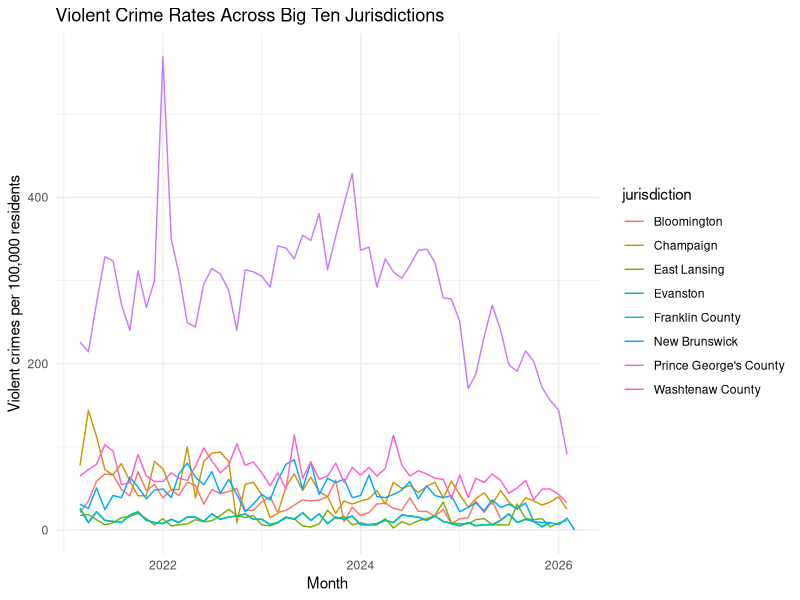

The R source for this figure:
## ---- chunk 1
knitr::opts_chunk$set(echo = TRUE, warning = FALSE, message = FALSE)
## ---- chunk 2
library(tidyverse)
library(lubridate)
library(broom)
library(knitr)
## ---- chunk 3
Bloomington_VC_Data_Sheet1 <- read_csv("Bloomington VC Data - Sheet1.csv", na = c("N/A"))
Champaign_VC_Data1 <- read_csv("Champaign VC Data - Sheet1.csv", na = c("N/A"))
East_Lansing_VC_Data1 <- read_csv("East Lansing VC Data - Sheet1.csv", na = c("N/A"))
Evanston_VC_Data1 <- read_csv("Evanston VC Data - Sheet1.csv", na= c("N/A"))
Franklin_County_VC_Data1 <- read_csv("Evanston VC Data - Sheet1.csv", na = c("N/A"))
New_Brunswick_VC_Data1 <- read_csv("New Brunswick VC Data - Sheet1.csv", na = c("N/A"))
PG_County_VC_Data1 <- read_csv("PG County VC Data - Sheet1.csv", na = c("N/A"))
Washentaw_County_VC_Data1 <- read_csv("Washentaw County VC Data - Sheet1.csv", na = c("N/A"))

## ---- chunk 4
Bloomington <- Bloomington_VC_Data_Sheet1 |>
  rename(
    month = Month,
    aggravated_assault= `Aggravated Assault Offenses`,
    homicide = `Homicide Offenses`,
    rape = `Rape Offenses`,
    robbery = `Robbery Offenses`
  ) |> 
  mutate(
    month = my(month),
    population = 80000,
    total_violent_crime = aggravated_assault + homicide + rape + robbery, rate_per_100k = (total_violent_crime / population) * 100000,
    jurisdiction = "Bloomington"
  )
## ---- chunk 5
Champaign <- Champaign_VC_Data1 |>
  rename(
    month = Month,
    aggravated_assault= `Aggravated Assault Offenses`,
    homicide = `Homicide Offenses`,
    rape = `Rape Offenses`,
    robbery = `Robbery Offenses`
  ) |> 
  mutate(
    month = my(month),
    population = 80000,
    total_violent_crime = aggravated_assault + homicide + rape + robbery, rate_per_100k = (total_violent_crime / population) * 100000,
    jurisdiction = "Champaign"
  )
## ---- chunk 6
East_Lansing <- East_Lansing_VC_Data1 |>
  rename(
    month = Month,
    aggravated_assault= `Aggravated Assault Offenses`,
    homicide = `Homicide Offenses`,
    rape = `Rape Offenses`,
    robbery = `Robbery Offenses`
  ) |> 
  mutate(
    month = my(month),
    population = 80000,
    total_violent_crime = aggravated_assault + homicide + rape + robbery, rate_per_100k = (total_violent_crime / population) * 100000,
    jurisdiction = "East Lansing"
  )
## ---- chunk 7
Evanston <- Evanston_VC_Data1 |>
  rename(
    month = Month,
    aggravated_assault = `Aggravated Assault Offenses`,
    homicide = `Homicide Offenses`,
    rape = `Rape Offenses`,
    robbery = `Robbery Offenses`
  ) |> mutate(
    month = my(month),
    population = 77000,
    total_violent_crime = aggravated_assault + homicide + rape + robbery,
    rate_per_100k = (total_violent_crime / population) * 100000,
    jurisdiction = "Evanston"
  )
## ---- chunk 8
Franklin_County <- Franklin_County_VC_Data1 |>
  rename(
    month = Month,
    aggravated_assault = `Aggravated Assault Offenses`,
    homicide = `Homicide Offenses`,
    rape = `Rape Offenses`,
    robbery = `Robbery Offenses`
  ) |> mutate(
    month = my(month),
    population = 77000,
    total_violent_crime = aggravated_assault + homicide + rape + robbery,
    rate_per_100k = (total_violent_crime / population) * 100000,
    jurisdiction = "Franklin County"
  )
## ---- chunk 9
New_Brunswick <- New_Brunswick_VC_Data1 |>
  rename(
    month = Month,
    aggravated_assault = `Aggravated Assault Offenses`,
    homicide = `Homicide Offenses`,
    rape = `Rape Offenses`,
    robbery = `Robbery Offenses`
  ) |> mutate(
    month = my(month),
    population = 77000,
    total_violent_crime = aggravated_assault + homicide + rape + robbery,
    rate_per_100k = (total_violent_crime / population) * 100000,
    jurisdiction = "New Brunswick"
  )
## ---- chunk 10
PG_County <- PG_County_VC_Data1 |>
  rename(
    month = Month,
    aggravated_assault = `Aggravated Assault Offenses`,
    homicide = `Homicide Offenses`,
    rape = `Rape Offenses`,
    robbery = `Robbery Offenses`
  ) |> mutate(
    month = my(month),
    population = 77000,
    total_violent_crime = aggravated_assault + homicide + rape + robbery,
    rate_per_100k = (total_violent_crime / population) * 100000,
    jurisdiction = "Prince George's County"
  )
## ---- chunk 11
Washtenaw_County <- Washentaw_County_VC_Data1 |>
  rename(
    month = Month,
    aggravated_assault = `Aggravated Assault Offenses`,
    homicide = `Homicide Offenses`,
    rape = `Rape Offenses`,
    robbery = `Robbery Offenses`
  ) |> mutate(
    month = my(month),
    population = 77000,
    total_violent_crime = aggravated_assault + homicide + rape + robbery,
    rate_per_100k = (total_violent_crime / population) * 100000,
    jurisdiction = "Washtenaw County"
  )
## ---- chunk 12
all_crime <- bind_rows(Bloomington,Champaign, East_Lansing, Evanston, Franklin_County, New_Brunswick, PG_County, Washtenaw_County
)
## ---- chunk 13
glimpse(all_crime)
summary(all_crime$rate_per_100k)
## ---- chunk 14
all_crime |> ggplot(aes(x= month, y= rate_per_100k, color = jurisdiction)) + geom_line() +
  labs(
    title= "Violent Crime Rates Across Big Ten Jurisdictions",
    x="Month",
    y="Violent crimes per 100,000 residents"
    ) +
  theme_minimal()
## ---- chunk 15
crime_summary <- all_crime |>
  group_by(jurisdiction) |> summarize(
    mean_rate = mean(rate_per_100k, na.rm = TRUE),
    sd_rate = sd(rate_per_100k, na.rm = TRUE),
    months = sum(!is.na(rate_per_100k)),
    se_rate = sd_rate / sqrt(months),
    margin_error = qt(0.975, df = months - 1) * se_rate,
    ci_lower = mean_rate - margin_error,
    ci_upper = mean_rate + margin_error
  )

crime_summary
